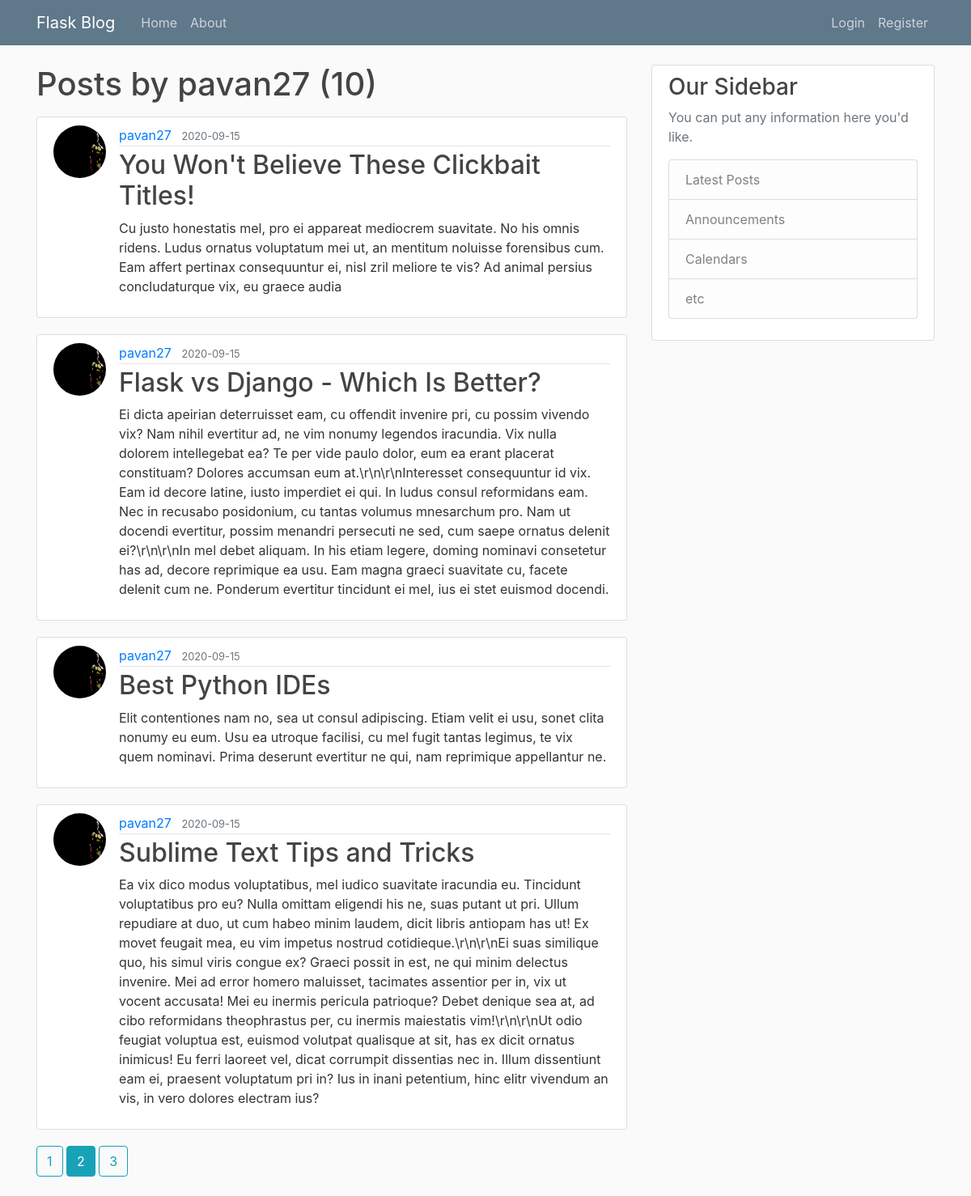
Screenshot of /user/pavan27?page=2 with the database file from the repository.
### flaskblog/models.py (models this page shows, shortened)
class User(db.Model,UserMixin):
    id = db.Column(db.Integer, primary_key=True)
    username = db.Column(db.String(20), unique=True, nullable=False)
    email = db.Column(db.String(120), unique=True, nullable=False)
    image_file = db.Column(db.String(20), nullable=False,
                           default="default.jpg")
    password = db.Column(db.String(60), nullable=False)
    posts = db.relationship('Post', backref="author", lazy="dynamic")

class Post(db.Model):
    id = db.Column(db.Integer, primary_key=True)
    title = db.Column(db.String(100), nullable=False)
    date_posted = db.Column(
        db.DateTime, nullable=False, default=datetime.utcnow)
    content = db.Column(db.Text, nullable=False)
    user_id = db.Column(db.Integer, db.ForeignKey('user.id'), nullable=False)

### flaskblog/users/routes.py (the view)
@users.route("/user/<string:username>")
def user_posts(username):
    page = request.args.get('page',1,type=int)
    user = User.query.filter_by(username=username).first_or_404()
    posts = Post.query.filter_by(author=user)\
        .order_by(Post.date_posted.desc())\
        .paginate(page=page,per_page=4)
    return render_template('user_posts.html', posts=posts,user=user)

### flaskblog/templates/user_posts.html
{% extends "layout.html" %}
{% block content %}
    <h1 class="mb-3">Posts by {{ user.username }}  ({{posts.total}})</h1>
 {% for post in posts.items %}
<article class="media content-section">
  <img  class="rounded-circle article-img" src="{{url_for('static',filename='profile_pics/'+ post.author.image_file)}}" alt="">
  <div class="media-body">
    <div class="article-metadata">
      <a class="mr-2" href="{{url_for('users.user_posts',username=post.author.username)}}">{{ post.author.username }}</a>
      <small class="text-muted">{{ post.date_posted.strftime('%Y-%m-%d') }}</small>
    </div>
    <h2><a class="article-title" href="{{ url_for('posts.post', post_id=post.id) }}">{{ post.title }}</a></h2>
    <p class="article-content">{{ post.content }}</p>
  </div>
</article>
{% endfor %}
{% for page_num in posts.iter_pages(left_edge=1,right_edge=1,left_current=1,right_current=2) %}
  {% if page_num %}
      {% if posts.page == page_num %}
      <a class="btn btn-info mb-4" href="{{ url_for('users.user_posts',username=user.username,page=page_num) }}">{{page_num}}</a>
      {% else %}
      <a class="btn btn-outline-info mb-4" href="{{ url_for('users.user_posts',username=user.username,page=page_num) }}">{{page_num}}</a>
      {% endif %}
  {% else %}
    ...
  {% endif %}
{% endfor %}
{% endblock content%}

### flaskblog/static/main.css (style rules this page uses)
body { background: #fafafa; color: #333333; margin-top: 5rem; }
h1, h2, h3, h4, h5, h6 { color: #444444; }
.content-section { background: #ffffff; padding: 10px 20px; border: 1px solid #dddddd; border-radius: 3px; margin-bottom: 20px; }
.article-title { color: #444444; }
.article-content { white-space: pre-line; }
.article-img { height: 65px; width: 65px; margin-right: 16px; }
.article-metadata { padding-bottom: 1px; margin-bottom: 4px; border-bottom: 1px solid #e3e3e3; }

### rows the page displays
User: username "pavan27"
Post: image_file (picture), author.username "pavan27", date_posted "2020-09-15", title "You Won't Believe These Clickbait Titles!", content "Cu justo honestatis mel, pro ei appareat mediocrem suavitate. No his omnis ridens. Ludus ornatus voluptatum mei ut, an mentitum noluisse forensibus cum. Eam affert pertinax consequuntur ei, nisl zril meliore te vis? Ad animal persius concludaturque vix, eu graece audia"
Post: image_file (picture), author.username "pavan27", date_posted "2020-09-15", title "Flask vs Django - Which Is Better?", content "Ei dicta apeirian deterruisset eam, cu offendit invenire pri, cu possim vivendo vix? Nam nihil evertitur ad, ne vim nonumy legendos iracundia. Vix nulla dolorem intellegebat ea? Te per vide paulo dolor, eum ea erant placerat constituam? Dolores accumsan eum at.\\r\\n\\r\\nInteresset consequuntur id vix. Eam id decore latine, iusto imperdiet ei qui. In ludus consul reformidans eam. Nec in recusabo posidonium, cu tantas volumus mnesarchum pro. Nam ut docendi evertitur, possim menandri persecuti ne sed, cum saepe ornatus delenit ei?\\r\\n\\r\\nIn mel debet aliquam. In his etiam legere, doming nominavi consetetur has ad, decore reprimique ea usu. Eam magna graeci suavitate cu, facete delenit cum ne.…"
Post: image_file (picture), author.username "pavan27", date_posted "2020-09-15", title "Best Python IDEs", content "Elit contentiones nam no, sea ut consul adipiscing. Etiam velit ei usu, sonet clita nonumy eu eum. Usu ea utroque facilisi, cu mel fugit tantas legimus, te vix quem nominavi. Prima deserunt evertitur ne qui, nam reprimique appellantur ne."
Post: image_file (picture), author.username "pavan27", date_posted "2020-09-15", title "Sublime Text Tips and Tricks", content "Ea vix dico modus voluptatibus, mel iudico suavitate iracundia eu. Tincidunt voluptatibus pro eu? Nulla omittam eligendi his ne, suas putant ut pri. Ullum repudiare at duo, ut cum habeo minim laudem, dicit libris antiopam has ut! Ex movet feugait mea, eu vim impetus nostrud cotidieque.\\r\\n\\r\\nEi suas similique quo, his simul viris congue ex? Graeci possit in est, ne qui minim delectus invenire. Mei ad error homero maluisset, tacimates assentior per in, vix ut vocent accusata! Mei eu inermis pericula patrioque? Debet denique sea at, ad cibo reformidans theophrastus per, cu inermis maiestatis vim!\\r\\n\\r\\nUt odio feugiat voluptua est, euismod volutpat qualisque at sit, has ex dicit ornatus…"

### other values shown
{{ posts.total }} "10"
{{ page_num }} "1" "3"
{{ page_num }} "2"
